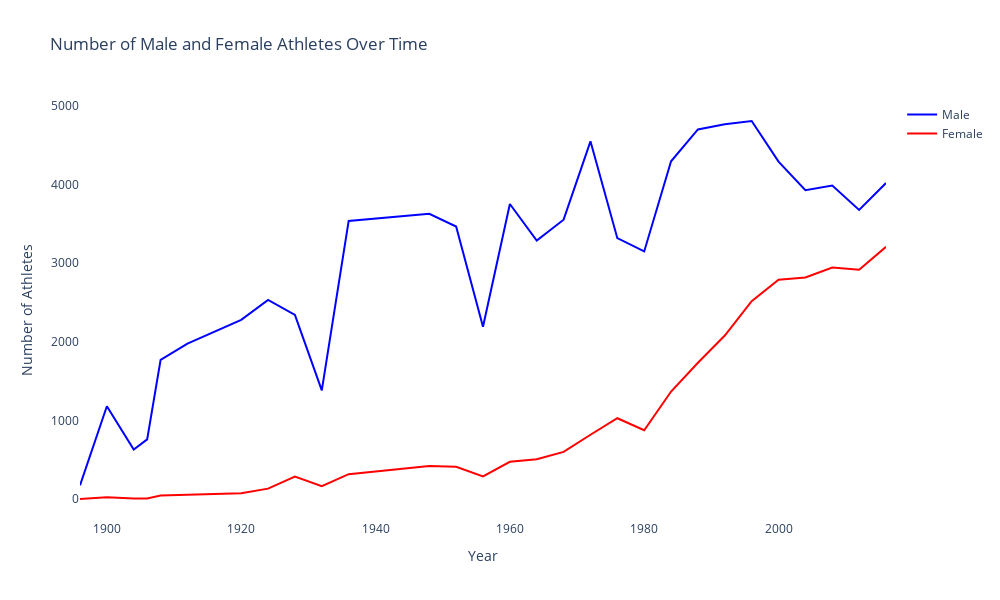

This figure's notebook cell:
### Code cell
fig = go.Figure()

fig.add_trace(go.Scatter(x=final['Year'], y=final['Male'], mode='lines', name='Male', line=dict(color='blue')))
fig.add_trace(go.Scatter(x=final['Year'], y=final['Female'], mode='lines', name='Female', line=dict(color='red')))

fig.update_layout(
    title='Number of Male and Female Athletes Over Time',
    xaxis_title='Year',
    yaxis_title='Number of Athletes',
    autosize=False,
    width=1000,
    height=600,
    plot_bgcolor='rgba(0,0,0,0)'
)

fig.show()

### Figure 1 — Plotly figure (JSON) as saved in the notebook; plotly's stock layout.template omitted (floating-point values rounded to 4 significant figures)
{"data": [{"line": {"color": "blue"}, "mode": "lines", "name": "Male", "type": "scatter", "x": [1896, 1900, 1904, 1906, 1908, 1912, 1920, 1924, 1928, 1932, 1936, 1948, 1952, 1956, 1960, 1964, 1968, 1972, 1976, 1980, 1984, 1988, 1992, 1996, 2000, 2004, 2008, 2012, 2016], "y": [174, 1181, 629, 759, 1772, 1978, 2280, 2535, 2342, 1382, 3539, 3629, 3468, 2193, 3755, 3290, 3555, 4552, 3320, 3151, 4299, 4704, 4769, 4811, 4294, 3931, 3990, 3679, 4022]}, {"line": {"color": "red"}, "mode": "lines", "name": "Female", "type": "scatter", "x": [1896, 1900, 1904, 1906, 1908, 1912, 1920, 1924, 1928, 1932, 1936, 1948, 1952, 1956, 1960, 1964, 1968, 1972, 1976, 1980, 1984, 1988, 1992, 1996, 2000, 2004, 2008, 2012, 2016], "y": [0, 23, 6, 6, 44, 53, 73, 132, 285, 162, 316, 420, 409, 288, 473, 507, 599, 818, 1028, 875, 1368, 1734, 2080, 2518, 2790, 2820, 2947, 2919, 3209]}], "layout": {"autosize": false, "height": 600, "plot_bgcolor": "rgba(0, 0, 0, 0)", "title": {"text": "Number of Male and Female Athletes Over Time"}, "width": 1000, "xaxis": {"autorange": true, "range": [1896, 2016], "title": {"text": "Year"}, "type": "linear"}, "yaxis": {"autorange": true, "range": [-267.3, 5078.0], "title": {"text": "Number of Athletes"}, "type": "linear"}}}
